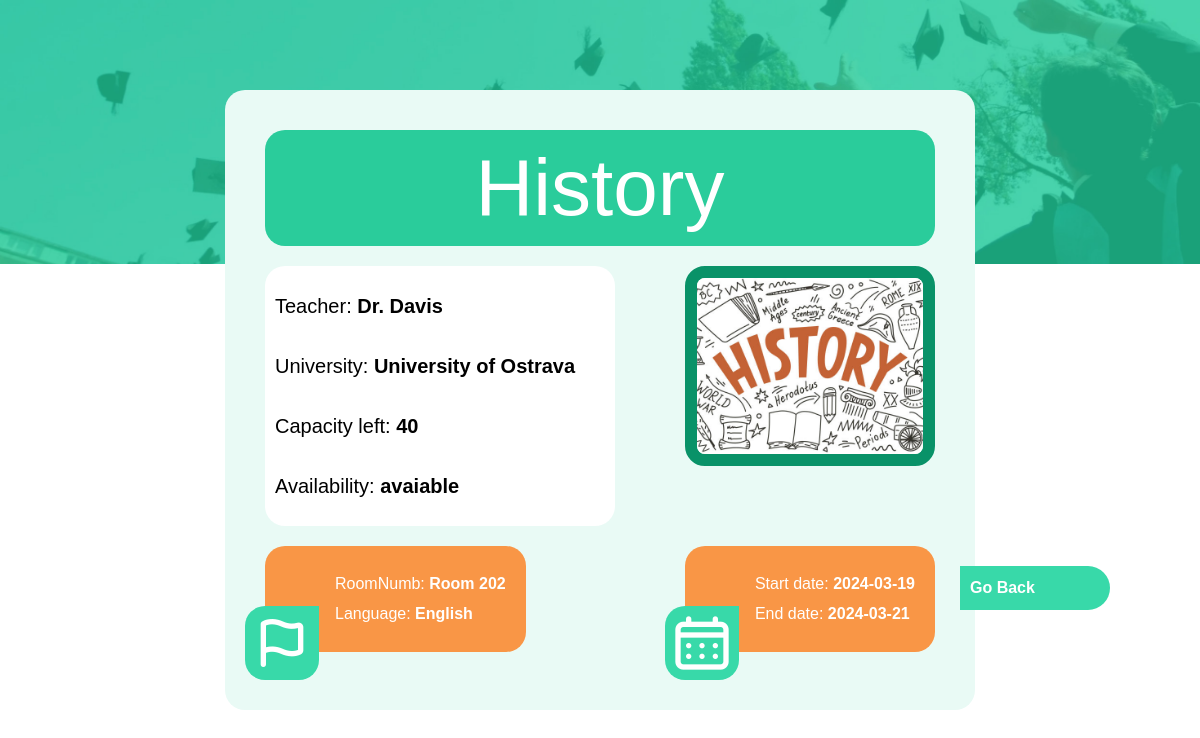
Page /details4all.php?id=5 on the committed database.
### tables this page shows
CREATE TABLE `courses` (
  `id` int(11) NOT NULL,
  `subject` varchar(50) DEFAULT NULL,
  `name` varchar(50) DEFAULT NULL,
  `university` varchar(50) DEFAULT NULL,
  `roomNumb` varchar(50) DEFAULT NULL,
  `date` date DEFAULT NULL,
  `end_date` date DEFAULT NULL,
  `teacher` varchar(100) DEFAULT NULL,
  `email` varchar(100) NOT NULL,
  `picture` varchar(255) DEFAULT NULL,
  `language` varchar(50) DEFAULT NULL,
  `duration` varchar(50) DEFAULT NULL,
  `units` varchar(100) DEFAULT NULL,
  `capacity` int(11) NOT NULL,
  `availability` enum('avaiable','not avaiable') DEFAULT NULL
);

### details4all.php (the view, shortened to what this page needs)
<?php
require "db_connection.php";
if ($_GET["id"]) {
    $id = $_GET["id"];
    $sql = "SELECT * FROM courses WHERE id = {$id}";
    $result = mysqli_query($connection, $sql);
    $rows = mysqli_fetch_all($result, MYSQLI_ASSOC);
}
foreach ($rows as $row) {
    $layout = '<div class="detailContainer">
    <div>
        <h1 class="">' . $row["subject"] . '</h1>
    </div>
    <div class="topCard">
        <div class="leftCard">
            <ul style="">
                <li>
                    <a href="teacherDetail.php?email=' . $row["email"] . '">Teacher: <strong>' . $row["teacher"] . '</strong></a>
                </li>
                <li>
                    <p>University: <strong>' . $row["university"] . '</strong></p>
                </li>
                <li>
                <p>Capacity left: <strong>' . $row["capacity"] . '</strong></p>
            </li>
            <li>
            <p>Availability: <strong>' . $row["availability"] . '</strong></p>
        </li>
            </ul>
        </div>
        <img src=../Images/' . $row["picture"] . ' class="" alt="...">
    </div>
    <div class="infoBox">
        <div class="d-flex infoContainer">
            <div class="imgCard">
                <img src="../Images/flag.png" alt="">
            </div>
            <div>
                <p>RoomNumb: <strong>' . $row["roomNumb"] . '</strong></p>
                <p>Language: <strong>' . $row["language"] . '</strong></p>
            </div>
        </div>
        <div class="d-flex infoContainer">
            <div class="imgCard">
                <img src="../Images/calendar.png" alt="">
            </div>
            <div>
                <p>Start date: <strong>' . $row["date"] . '</strong></p>
                <p>End date: <strong>' . $row["end_date"] . '</strong></p>
            </div>
        </div>
    </div>
    <div class="detailsBtn">
        <div class="btnDetails" style="background-color: #38D9A9; color: #fff;">
            <a href="courses.php">Go Back</a>
        </div>
    </div>
</div>
</div>';
}
?>
<!DOCTYPE html>
<html lang="en">
<head>
    <link href="https://cdn.jsdelivr.net/npm/bootstrap@5.3.3/dist/css/bootstrap.min.css" rel="stylesheet">
    <link rel="stylesheet" href="../style/details.css">
</head>
<body>
    <div>
        <div class="detail">
            <div>
                <?= $layout ?>
            </div>
        </div>
</body>
</html>

### style/details.css (style rules this page uses)
* { font-family: "Chillax", sans-serif; margin: 0; padding: 0; box-sizing: border-box; }
.detail { color: white; position: absolute; top: 80px; width: 100%; padding: 10px; padding-left: 15%; padding-right: 15%; display: flex; justify-content: space-around; height: 30vh; }
.infoBox { margin: 20px 0; display: flex; justify-content: space-between; }
.detailsBtn { position: absolute; bottom: 80px; right: -135px; }

### rows in the picture
courses: subject "History", teacher "Dr. Davis", university "University of Ostrava", capacity "40", availability "avaiable", picture (picture), roomNumb "Room 202", language "English", date "2024-03-19", end_date "2024-03-21"
